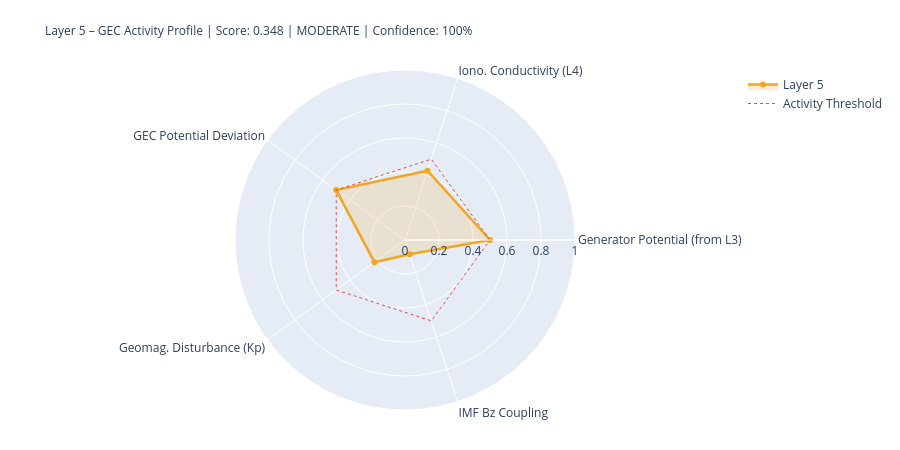

Here is the notebook cell this chart was saved with:
### Markdown cell above
---
## 5. State Assessment & Handoff to Layer 6

### Code cell
# ============================================================
# LAYER-5-SCORE
# ============================================================

# Components
# 1) Generator activity (Layer-3-driven)
gen_score = norm(generator_strength, 0.3, 2.0)
gen_src   = 'from_layer3' if l3_thunder_score is not None else 'estimated'

# 2) Ionospheric conductivity (Layer-4-driven)
iono_score = norm(iono_cond_factor, 0.7, 1.4)
iono_src   = 'from_layer4' if l4_ioniz is not None else 'estimated'

# 3) GEC potential deviation from reference
pot_score = norm(abs(delta_V_pct), 0, 30)  # 0 = at reference, 1 = 30% deviation
pot_src   = 'derived'

# 4) Geomagnetic disturbance (Kp) – modulates vertical currents
kp_score = norm(kp_val, 0, 9)
kp_src   = 'primary' if kp_now is not None else 'from_layer4'

# 5) IMF Bz coupling (southward = stronger M-I coupling → GEC influence)
bz_score = norm(-(bz_now or 0), -5, 30) if bz_now is not None else None
bz_src   = 'primary' if bz_now is not None else 'missing'

COMPONENTS = {
    'Generator Potential (from L3)':  {'score': gen_score,   'source': 'derived_from_layer3', 'dynamic': True},
    'Iono. Conductivity (L4)':      {'score': iono_score,  'source': iono_src, 'dynamic': True},
    'GEC Potential Deviation':      {'score': pot_score,   'source': pot_src,  'dynamic': True},
    'Geomag. Disturbance (Kp)':         {'score': kp_score,    'source': kp_src,   'dynamic': True},
    'IMF Bz Coupling':               {'score': bz_score,    'source': bz_src,   'dynamic': True},
}

available   = {k: v['score'] for k, v in COMPONENTS.items() if v['score'] is not None}
unavailable = [k for k, v in COMPONENTS.items() if v['score'] is None]
layer5_score = round(sum(available.values()) / len(available), 4) if available else None
confidence   = round(len(available) / len(COMPONENTS), 2)
level = ('unknown' if layer5_score is None
         else 'quiet'   if layer5_score < 0.3
         else 'moderate' if layer5_score < 0.6
         else 'active')
dominant_l5 = max(available, key=available.get) if available else 'none'

# Kp consistency: separate 1-min raw value from score value
kp_1m_raw   = kp_now          # directly from API (can be 0.0 during live measurement)
kp_for_score = kp_val          # from Layer-0 context or estimated value if needed
kp_score_src = kp_src

W = 68
print('=' * W)
print('LAYER 5 – GLOBAL ELECTRIC CIRCUIT – STATE ASSESSMENT')
print('=' * W)
for name, comp in COMPONENTS.items():
    s = comp['score']
    if s is not None:
        bar = '█' * int(s*20) + '░' * (20-int(s*20))
        print(f'  {name:<34} {bar}  {s:.3f}  [{comp["source"]}]')
    else:
        print(f'  {name:<34} {"─"*20}  n/a   [missing]')
print('-' * W)
print(f'  Score:         {layer5_score:.3f}  ({len(available)}/{len(COMPONENTS)} components)')
print(f'  Confidence:    {confidence:.0%}')
print(f'  Level:         {level.upper()}')
print(f'  Dominant:      {dominant_l5}')
print(f'  V_iono:        {V_iono_mod:.1f} kV  (Δ {delta_V_pct:+.1f}% vs. Ref)')
print(f'  I_total:       {I_total_mod:.1f} A   (Δ {delta_I_pct:+.1f}% vs. Ref)')
print('=' * W)

# Radar
cats   = list(available.keys())
vals_r = list(available.values())
if len(cats) >= 3:
    fig = go.Figure()
    fig.add_trace(go.Scatterpolar(
        r=vals_r + [vals_r[0]], theta=cats + [cats[0]],
        fill='toself', fillcolor='rgba(242,166,35,0.18)',
        line=dict(color='#F2A623', width=2.5), name='Layer 5'
    ))
    fig.add_trace(go.Scatterpolar(
        r=[0.5]*(len(cats)+1), theta=cats+[cats[0]],
        line=dict(color='#E24B4A', dash='dot', width=1),
        mode='lines', name='Activity Threshold'
    ))
    fig.update_layout(
        title=dict(
            text=f'Layer 5 – GEC Activity Profile | Score: {layer5_score:.3f} | {level.upper()} | Confidence: {confidence:.0%}',
            font=dict(size=12)
        ),
        polar=dict(radialaxis=dict(visible=True, range=[0,1])),
        height=450, showlegend=True,
        margin=dict(l=80, r=80, t=70, b=40)
    )
    fig.show()

### Figure 1 — Plotly figure (JSON) as saved in the notebook; plotly's stock layout.template omitted (floating-point values rounded to 4 significant figures)
{"data": [{"fill": "toself", "fillcolor": "rgba(242,166,35,0.18)", "line": {"color": "#F2A623", "width": 2.5}, "name": "Layer 5", "r": [0.5, 0.4287, 0.5, 0.2222, 0.0877, 0.5], "theta": ["Generator Potential (from L3)", "Iono. Conductivity (L4)", "GEC Potential Deviation", "Geomag. Disturbance (Kp)", "IMF Bz Coupling", "Generator Potential (from L3)"], "type": "scatterpolar"}, {"line": {"color": "#E24B4A", "dash": "dot", "width": 1}, "mode": "lines", "name": "Activity Threshold", "r": [0.5, 0.5, 0.5, 0.5, 0.5, 0.5], "theta": ["Generator Potential (from L3)", "Iono. Conductivity (L4)", "GEC Potential Deviation", "Geomag. Disturbance (Kp)", "IMF Bz Coupling", "Generator Potential (from L3)"], "type": "scatterpolar"}], "layout": {"height": 450, "margin": {"b": 40, "l": 80, "r": 80, "t": 70}, "polar": {"radialaxis": {"range": [0, 1], "visible": true}}, "showlegend": true, "title": {"font": {"size": 12}, "text": "Layer 5 – GEC Activity Profile | Score: 0.348 | MODERATE | Confidence: 100%"}}}
